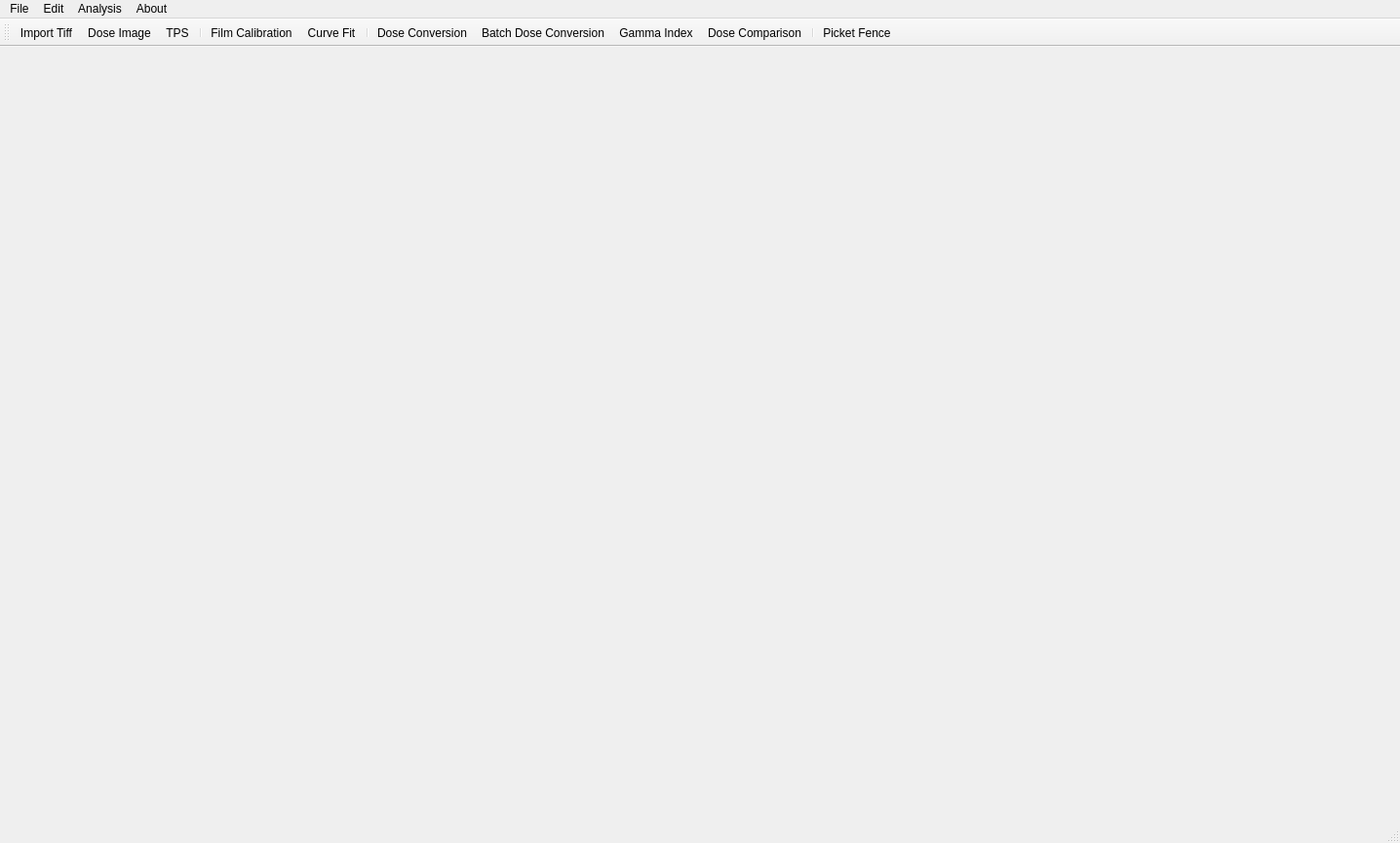
<?xml version="1.0" encoding="UTF-8"?>
<ui version="4.0">
 <class>MainWindow</class>
 <widget class="QMainWindow" name="MainWindow">
  <property name="geometry">
   <rect>
    <x>0</x>
    <y>0</y>
    <width>1436</width>
    <height>865</height>
   </rect>
  </property>
  <property name="windowTitle">
   <string>Film2dose</string>
  </property>
  <property name="windowIcon">
   <iconset resource="icons.qrc">
    <normaloff>:/icons/App_icon.png</normaloff>:/icons/App_icon.png</iconset>
  </property>
  <widget class="QWidget" name="centralwidget">
   <layout class="QHBoxLayout" name="horizontalLayout"/>
  </widget>
  <widget class="QMenuBar" name="menubar">
   <property name="geometry">
    <rect>
     <x>0</x>
     <y>0</y>
     <width>1436</width>
     <height>25</height>
    </rect>
   </property>
   <widget class="QMenu" name="menuFile">
    <property name="title">
     <string>File</string>
    </property>
    <widget class="QMenu" name="menuNew_Project">
     <property name="title">
      <string>New Project</string>
     </property>
     <addaction name="actionFilm_Calibration"/>
     <addaction name="actionPlan_Comparisson"/>
     <addaction name="actionDose_Conversion"/>
    </widget>
    <widget class="QMenu" name="menuExport">
     <property name="title">
      <string>Export </string>
     </property>
     <addaction name="actionDICOM_RT"/>
     <addaction name="actionFilm2dose"/>
    </widget>
    <widget class="QMenu" name="menuImport">
     <property name="title">
      <string>Import Image</string>
     </property>
     <addaction name="action48_bit_tiff_image"/>
     <addaction name="actionCommon_TPS_formats"/>
    </widget>
    <addaction name="menuImport"/>
    <addaction name="separator"/>
    <addaction name="menuNew_Project"/>
    <addaction name="menuExport"/>
    <addaction name="separator"/>
    <addaction name="actionClose"/>
    <addaction name="actionQuit"/>
   </widget>
   <widget class="QMenu" name="menuEdit">
    <property name="title">
     <string>Edit</string>
    </property>
    <addaction name="separator"/>
   </widget>
   <widget class="QMenu" name="menuAnalysis">
    <property name="title">
     <string>Analysis</string>
    </property>
    <widget class="QMenu" name="menuQA">
     <property name="title">
      <string>QA</string>
     </property>
     <addaction name="actionFlatness_and_Symmetry"/>
     <addaction name="actionStarShot"/>
    </widget>
    <addaction name="separator"/>
    <addaction name="menuQA"/>
   </widget>
   <widget class="QMenu" name="menuAbout">
    <property name="title">
     <string>About</string>
    </property>
    <addaction name="actionLicence"/>
    <addaction name="actionAbout"/>
   </widget>
   <addaction name="menuFile"/>
   <addaction name="menuEdit"/>
   <addaction name="menuAnalysis"/>
   <addaction name="menuAbout"/>
  </widget>
  <widget class="QStatusBar" name="statusbar"/>
  <widget class="QToolBar" name="toolBar">
   <property name="windowTitle">
    <string>toolBar</string>
   </property>
   <property name="toolButtonStyle">
    <enum>Qt::ToolButtonTextBesideIcon</enum>
   </property>
   <attribute name="toolBarArea">
    <enum>TopToolBarArea</enum>
   </attribute>
   <attribute name="toolBarBreak">
    <bool>false</bool>
   </attribute>
   <addaction name="action48_bit_tiff_image"/>
   <addaction name="actionDose_Image"/>
   <addaction name="actionCommon_TPS_formats"/>
   <addaction name="separator"/>
   <addaction name="actionFilm_Calibration"/>
   <addaction name="actionFitCurves"/>
   <addaction name="separator"/>
   <addaction name="actionDose_Conversion"/>
   <addaction name="actionBatch_film2dose"/>
   <addaction name="actionGamma_Index_2"/>
   <addaction name="actionPlan_Comparisson"/>
   <addaction name="separator"/>
   <addaction name="actionPicket_Fence_2"/>
  </widget>
  <action name="actionFilm_Calibration">
   <property name="icon">
    <iconset resource="icons.qrc">
     <normaloff>:/icons/scanner.png</normaloff>:/icons/scanner.png</iconset>
   </property>
   <property name="text">
    <string>Film Calibration</string>
   </property>
  </action>
  <action name="actionPlan_Comparisson">
   <property name="icon">
    <iconset resource="icons.qrc">
     <normaloff>:/icons/compare.png</normaloff>:/icons/compare.png</iconset>
   </property>
   <property name="text">
    <string>Plan Comparisson</string>
   </property>
   <property name="iconText">
    <string>Dose Comparison</string>
   </property>
  </action>
  <action name="actionDICOM_RT">
   <property name="text">
    <string>DICOM RT</string>
   </property>
  </action>
  <action name="actionClose">
   <property name="text">
    <string>Close </string>
   </property>
  </action>
  <action name="actionQuit">
   <property name="text">
    <string>Quit</string>
   </property>
  </action>
  <action name="action48_bit_tiff_image">
   <property name="icon">
    <iconset resource="icons.qrc">
     <normaloff>:/icons/Import Picture Document.png</normaloff>:/icons/Import Picture Document.png</iconset>
   </property>
   <property name="text">
    <string>Import Image</string>
   </property>
   <property name="iconText">
    <string>Import Tiff</string>
   </property>
  </action>
  <action name="actionCommon_TPS_formats">
   <property name="icon">
    <iconset resource="icons.qrc">
     <normaloff>:/icons/import1.png</normaloff>:/icons/import1.png</iconset>
   </property>
   <property name="text">
    <string>TPS formats</string>
   </property>
   <property name="iconText">
    <string>TPS</string>
   </property>
  </action>
  <action name="actionFitCurves">
   <property name="icon">
    <iconset resource="icons.qrc">
     <normaloff>:/icons/curvechart-edit.png</normaloff>:/icons/curvechart-edit.png</iconset>
   </property>
   <property name="text">
    <string>Curve Fit</string>
   </property>
  </action>
  <action name="actionFilm2dose">
   <property name="text">
    <string>Film2dose </string>
   </property>
  </action>
  <action name="actionGamma_Index">
   <property name="text">
    <string>Gamma Index</string>
   </property>
  </action>
  <action name="actionProfiles">
   <property name="text">
    <string>Profiles</string>
   </property>
  </action>
  <action name="actionStartshot">
   <property name="text">
    <string>Startshot</string>
   </property>
  </action>
  <action name="actionPicket_Fence">
   <property name="text">
    <string>Picket Fence</string>
   </property>
  </action>
  <action name="actionRestore_Image">
   <property name="text">
    <string>Restore image</string>
   </property>
  </action>
  <action name="action90_degrees_CW">
   <property name="icon">
    <iconset resource="icons.qrc">
     <normaloff>:/icons/rotate_cw.png</normaloff>:/icons/rotate_cw.png</iconset>
   </property>
   <property name="text">
    <string>90 degrees CW</string>
   </property>
  </action>
  <action name="action90_degrees_CCW">
   <property name="icon">
    <iconset resource="icons.qrc">
     <normaloff>:/icons/rotate_ccw.png</normaloff>:/icons/rotate_ccw.png</iconset>
   </property>
   <property name="text">
    <string>90 degrees CCW</string>
   </property>
  </action>
  <action name="actionGrid">
   <property name="text">
    <string>Grid</string>
   </property>
  </action>
  <action name="actionColormap">
   <property name="text">
    <string>Colormap</string>
   </property>
  </action>
  <action name="actionMean_Value">
   <property name="text">
    <string>Mean Value</string>
   </property>
  </action>
  <action name="actionPicket_Fence_2">
   <property name="icon">
    <iconset resource="icons.qrc">
     <normaloff>:/icons/grid.png</normaloff>:/icons/grid.png</iconset>
   </property>
   <property name="text">
    <string>Picket Fence</string>
   </property>
  </action>
  <action name="actionStarShot">
   <property name="text">
    <string>StarShot</string>
   </property>
  </action>
  <action name="actionFlatness_and_Symmetry">
   <property name="text">
    <string>Flatness and Symmetry</string>
   </property>
  </action>
  <action name="actionDose_Conversion">
   <property name="icon">
    <iconset resource="icons.qrc">
     <normaloff>:/icons/App_icon.png</normaloff>:/icons/App_icon.png</iconset>
   </property>
   <property name="text">
    <string>Dose Conversion</string>
   </property>
  </action>
  <action name="actionROI">
   <property name="text">
    <string>ROI</string>
   </property>
  </action>
  <action name="actionHorizontal_Flip">
   <property name="text">
    <string>Horizontal Flip</string>
   </property>
  </action>
  <action name="actionVertical_Flip">
   <property name="text">
    <string>Vertical Flip</string>
   </property>
  </action>
  <action name="actionBatch_film2dose">
   <property name="icon">
    <iconset resource="icons.qrc">
     <normaloff>:/icons/App_icon.png</normaloff>:/icons/App_icon.png</iconset>
   </property>
   <property name="text">
    <string>Batch film2dose</string>
   </property>
   <property name="iconText">
    <string>Batch Dose Conversion</string>
   </property>
  </action>
  <action name="actionLicence">
   <property name="text">
    <string>Licence</string>
   </property>
  </action>
  <action name="actionAbout">
   <property name="text">
    <string>About</string>
   </property>
  </action>
  <action name="actionDose_Image">
   <property name="icon">
    <iconset resource="icons.qrc">
     <normaloff>:/icons/Dosimetry.png</normaloff>:/icons/Dosimetry.png</iconset>
   </property>
   <property name="text">
    <string>Dose Image</string>
   </property>
  </action>
  <action name="actionS">
   <property name="text">
    <string>s</string>
   </property>
  </action>
  <action name="actionS_2">
   <property name="text">
    <string>s</string>
   </property>
  </action>
  <action name="actionGamma_Index_2">
   <property name="icon">
    <iconset resource="icons.qrc">
     <normaloff>:/icons/Greek_Gamma.png</normaloff>:/icons/Greek_Gamma.png</iconset>
   </property>
   <property name="text">
    <string>Gamma Index</string>
   </property>
  </action>
 </widget>
 <resources>
  <include location="icons.qrc"/>
 </resources>
 <connections/>
</ui>
